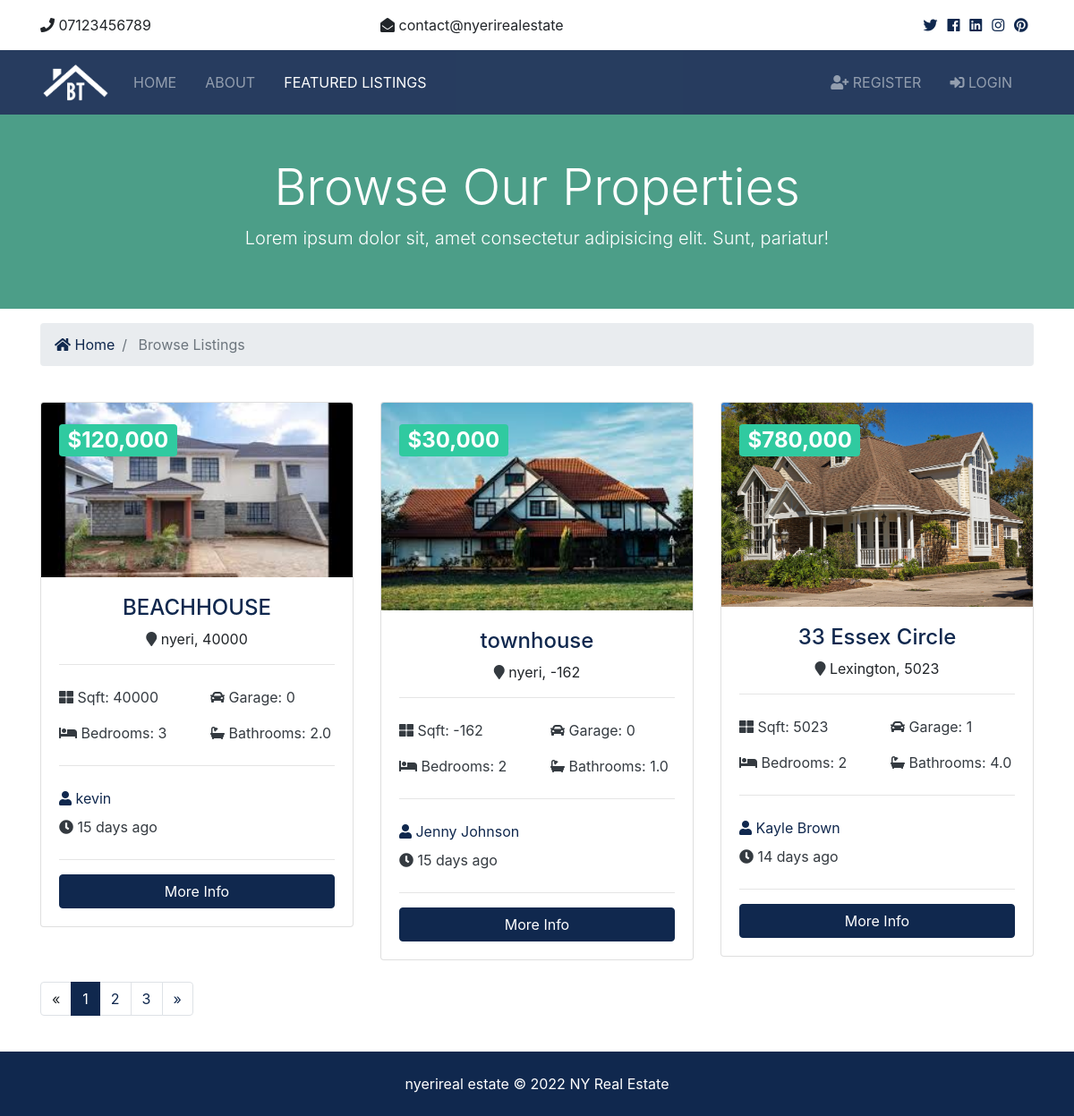
/listings/, run on the app's committed database.
### listings/models.py (models this page shows, shortened)
class Listing(models.Model):
    realtor = models.ForeignKey(Realtor,on_delete=models.DO_NOTHING)
    title = models.CharField(max_length=200)
    address = models.CharField(max_length=200)
    city = models.CharField(max_length=100)
    state = models.CharField(max_length=100)
    zipcode = models.CharField(max_length=20)
    description = models.TextField(blank=True)
    price = models.IntegerField()
    bedrooms = models.IntegerField()
    bathrooms = models.DecimalField(max_digits=2,decimal_places=1)
    garage = models.IntegerField(default=0)
    sqft = models.IntegerField()
    lot_size = models.DecimalField(max_digits=5, decimal_places=1)
    photo_main = models.ImageField(upload_to='photos/%Y/%m/%d/')
    photo_1 = models.ImageField(upload_to='photos/%Y/%m/%d/')
    photo_2 = models.ImageField(upload_to='photos/%Y/%m/%d/', blank=True)
    photo_3 = models.ImageField(upload_to='photos/%Y/%m/%d/', blank=True)
    photo_4 = models.ImageField(upload_to='photos/%Y/%m/%d/', blank=True)
    photo_5 = models.ImageField(upload_to='photos/%Y/%m/%d/', blank=True)
    photo_6 = models.ImageField(upload_to='photos/%Y/%m/%d/', blank=True)
    is_publised = models.BooleanField(default=False)
    list_date = models.DateTimeField(default=datetime.now,blank=True)

### realtors/models.py (models this page shows)
class Realtor(models.Model):
    name = models.CharField(max_length=200)
    photo = models.ImageField(upload_to='photos/%Y/%m/%d/')
    description = models.TextField(blank=True)
    phone = models.CharField(max_length=20)
    email = models.CharField(max_length=50)
    is_mvp = models.BooleanField(default=False)
    hire_date = models.DateTimeField(default=datetime.now,blank=True)
    def __str__(self):
        return self.name

### listings/views.py (the view)
# urls.py: path('',views.index,name='index'),
def index(request):
    listings = Listing.objects.order_by('-list_date').filter(is_publised=True)
    paginator = Paginator(listings,3)
    page = request.GET.get('page')
    list_page = paginator.get_page(page)
    return render(request,'listings/listings.html',{'listings':list_page})

### templates/listings/listings.html (shortened to what this page needs)
{% extends 'base.html' %}
{% load humanize %}
{% block content %}
    <section id="showcase-inner" class="py-5 text-white">
    <div class="container">
      <div class="row text-center">
        <div class="col-md-12">
          <h1 class="display-4">Browse Our Properties</h1>
          <p class="lead">Lorem ipsum dolor sit, amet consectetur adipisicing elit. Sunt, pariatur!</p>
        </div>
      </div>
    </div>
  </section>
  <section id="bc" class="mt-3">
    <div class="container">
      <nav aria-label="breadcrumb">
        <ol class="breadcrumb">
          <li class="breadcrumb-item">
            <a href="{% url 'index' %}">
              <i class="fas fa-home"></i> Home</a>
          </li>
          <li class="breadcrumb-item active"> Browse Listings</li>
        </ol>
      </nav>
    </div>
  </section>
  <section id="listings" class="py-4">
    <div class="container">
      <div class="row">
      {% if listings %}
        {% for listing in listings %}
        <div class="col-md-6 col-lg-4 mb-4">
          <div class="card listing-preview">
            <img class="card-img-top" src="{{ listing.photo_main.url }}" alt="">
            <div class="card-img-overlay">
              <h2>
                <span style="background-color: #30caa0;" class="badge text-white">${{ listing.price | intcomma  }}</span>
              </h2>
            </div>
            <div class="card-body">
              <div class="listing-heading text-center">
                <h4 class="text-primary">{{listing.title}}</h4>
                <p>
                  <i class="fas fa-map-marker text-dark"></i> {{ listing.city }}, {{listing.sqft}}</p>
              </div>
              <hr>
              <div class="row py-2 text-dark">
                <div class="col-6">
                  <i class="fas fa-th-large"></i> Sqft: {{listing.sqft}}</div>
                <div class="col-6">
                  <i class="fas fa-car"></i> Garage: {{listing.garage}}</div>
              </div>
              <div class="row py-2 text-dark">
                <div class="col-6">
                  <i class="fas fa-bed"></i> Bedrooms: {{listing.bedrooms}}</div>
                <div class="col-6">
                  <i class="fas fa-bath"></i> Bathrooms: {{listing.bathrooms}}</div>
              </div>
              <hr>
              <div class="row py-2 text-primary">
                <div class="col-12">
                  <i class="fas fa-user"></i> {{ listing.realtor }}</div>
              </div>
              <div class="row text-dark pb-2">
                <div class="col-6">
                  <i class="fas fa-clock"></i> {{listing.list_date.day}} days ago</div>
              </div>
              <hr>
              <a href="{% url 'listing' listing.pk %}" class="btn btn-primary btn-block text-white">More Info</a>
            </div>
          </div>
        </div>
        {% endfor %}
      {% else %}
        <div class="col-md-12">
            <p>No Listings Available</p>
        </div>
        {% endif %}
      </div>
      <div class="row">
        <div class="col-md-12">
            {% if listings.has_other_pages %}
          <ul class="pagination">
            {% if listings.has_previous %}
                <li class="page-item "><a href="?page={{ listings.previous_page_number }}" class="page-link active">&laquo;</a> </li>
                {% else %}
                <li class="page-item "><a class="page-link disabled">&laquo;</a> </li>
            {% endif %}
                {% for i in listings.paginator.page_range %}
                    {% if listings.number == i %}
                    <li class="page-item active"><a class="page-link" href="?page={{ i }}">{{ i }}</a> </li>
                    {% else %}
                    <li class="page-item"><a class="page-link" href="?page={{ i }}">{{ i }}</a> </li>
                    {% endif %}
                {% endfor %}
          {% if listings.has_next %}
                <li class="page-item"><a href="?page={{ listings.next_page_number }}" class="page-link active">&raquo;</a> </li>
                {% else %}
                <li class="page-item"><a class="page-link disabled">&raquo;</a> </li>
            {% endif %}
          </ul>
            {% endif %}
        </div>
      </div>
    </div>
  </section>
{% endblock %}

### btre/static/css/all.css (style rules this page uses)
.fa, .fas, .far, .fal, .fab { -moz-osx-font-smoothing: grayscale; -webkit-font-smoothing: antialiased; display: inline-block; font-style: normal; font-variant: normal; text-rendering: auto; line-height: 1; }
.fa-bath:before { content: "\f2cd"; }
.fa-bed:before { content: "\f236"; }
.fa-car:before { content: "\f1b9"; }
.fa-clock:before { content: "\f017"; }
.fa-home:before { content: "\f015"; }
.fa-map-marker:before { content: "\f041"; }
.fa-th-large:before { content: "\f009"; }
.fa-user:before { content: "\f007"; }
.fa, .fas { font-family: 'Font Awesome 5 Free'; font-weight: 900; }

### btre/static/css/style.css (style rules this page uses)
img { width: 100%; }
#showcase-inner { background: url(../img/building.jpg) no-repeat top center fixed/cover; position: relative; overflow: hidden; min-height: 200px; }
#showcase-inner::before { content: ''; position: absolute; top: 0; left: 0; min-height: 100%; width: 100%; background: rgba(32, 134, 107, 0.8); }
.listing-preview a { position: relative; }

### data on the page
Listing: photo_main (picture), price "120,000", title "BEACHHOUSE", city "nyeri", sqft "40000", garage "0", bedrooms "3", bathrooms "2.0", realtor "kevin", list_date.day "15"
Listing: photo_main (picture), price "30,000", title "townhouse", city "nyeri", sqft "-162", garage "0", bedrooms "2", bathrooms "1.0", realtor "Jenny Johnson", list_date.day "15"
Listing: photo_main (picture), price "780,000", title "33 Essex Circle", city "Lexington", sqft "5023", garage "1", bedrooms "2", bathrooms "4.0", realtor "Kayle Brown", list_date.day "14"

### other printed values
{{ i }} "1"
{{ i }} "2" "3"
